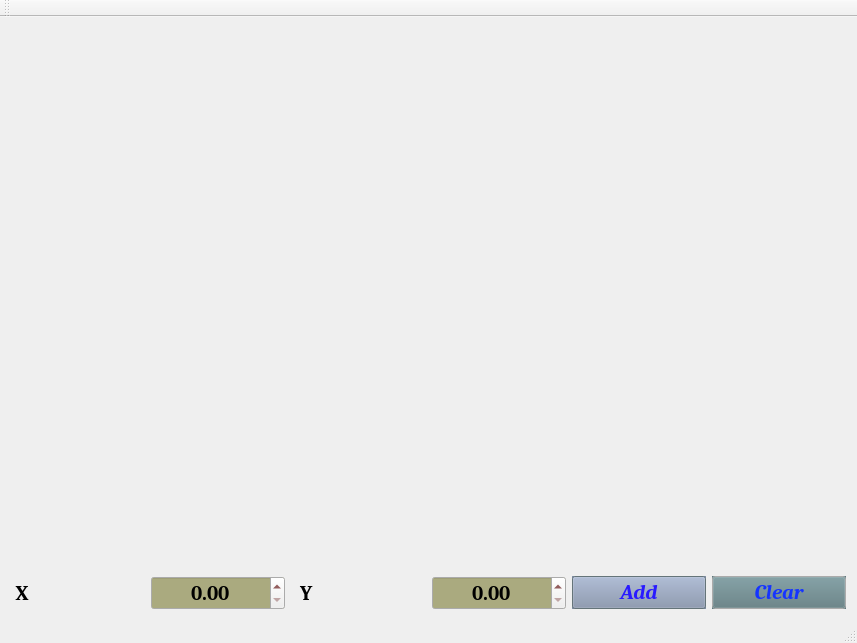
<?xml version="1.0" encoding="UTF-8"?>
<ui version="4.0">
 <class>MainWindow</class>
 <widget class="QMainWindow" name="MainWindow">
  <property name="geometry">
   <rect>
    <x>0</x>
    <y>0</y>
    <width>857</width>
    <height>643</height>
   </rect>
  </property>
  <property name="windowTitle">
   <string>MainWindow</string>
  </property>
  <widget class="QWidget" name="centralWidget">
   <layout class="QGridLayout" name="gridLayout">
    <item row="0" column="0" colspan="3">
     <widget class="QCustomPlot" name="customPlot" native="true">
      <property name="font">
       <font>
        <family>Cambria</family>
        <pointsize>16</pointsize>
        <weight>75</weight>
        <bold>true</bold>
       </font>
      </property>
     </widget>
    </item>
    <item row="1" column="0">
     <layout class="QHBoxLayout" name="horizontalLayout_2">
      <item>
       <widget class="QLabel" name="label">
        <property name="palette">
         <palette>
          <active>
           <colorrole role="WindowText">
            <brush brushstyle="SolidPattern">
             <color alpha="255">
              <red>0</red>
              <green>0</green>
              <blue>0</blue>
             </color>
            </brush>
           </colorrole>
           <colorrole role="Base">
            <brush brushstyle="SolidPattern">
             <color alpha="255">
              <red>255</red>
              <green>255</green>
              <blue>255</blue>
             </color>
            </brush>
           </colorrole>
           <colorrole role="Window">
            <brush brushstyle="SolidPattern">
             <color alpha="255">
              <red>255</red>
              <green>255</green>
              <blue>255</blue>
             </color>
            </brush>
           </colorrole>
          </active>
          <inactive>
           <colorrole role="WindowText">
            <brush brushstyle="SolidPattern">
             <color alpha="255">
              <red>0</red>
              <green>0</green>
              <blue>0</blue>
             </color>
            </brush>
           </colorrole>
           <colorrole role="Base">
            <brush brushstyle="SolidPattern">
             <color alpha="255">
              <red>255</red>
              <green>255</green>
              <blue>255</blue>
             </color>
            </brush>
           </colorrole>
           <colorrole role="Window">
            <brush brushstyle="SolidPattern">
             <color alpha="255">
              <red>255</red>
              <green>255</green>
              <blue>255</blue>
             </color>
            </brush>
           </colorrole>
          </inactive>
          <disabled>
           <colorrole role="WindowText">
            <brush brushstyle="SolidPattern">
             <color alpha="255">
              <red>120</red>
              <green>120</green>
              <blue>120</blue>
             </color>
            </brush>
           </colorrole>
           <colorrole role="Base">
            <brush brushstyle="SolidPattern">
             <color alpha="255">
              <red>255</red>
              <green>255</green>
              <blue>255</blue>
             </color>
            </brush>
           </colorrole>
           <colorrole role="Window">
            <brush brushstyle="SolidPattern">
             <color alpha="255">
              <red>255</red>
              <green>255</green>
              <blue>255</blue>
             </color>
            </brush>
           </colorrole>
          </disabled>
         </palette>
        </property>
        <property name="font">
         <font>
          <family>Cambria</family>
          <pointsize>16</pointsize>
          <weight>75</weight>
          <bold>true</bold>
         </font>
        </property>
        <property name="text">
         <string> X</string>
        </property>
       </widget>
      </item>
      <item>
       <widget class="QDoubleSpinBox" name="bx_x">
        <property name="palette">
         <palette>
          <active>
           <colorrole role="WindowText">
            <brush brushstyle="SolidPattern">
             <color alpha="255">
              <red>85</red>
              <green>0</green>
              <blue>0</blue>
             </color>
            </brush>
           </colorrole>
           <colorrole role="ButtonText">
            <brush brushstyle="SolidPattern">
             <color alpha="255">
              <red>255</red>
              <green>0</green>
              <blue>0</blue>
             </color>
            </brush>
           </colorrole>
           <colorrole role="Base">
            <brush brushstyle="SolidPattern">
             <color alpha="255">
              <red>170</red>
              <green>170</green>
              <blue>127</blue>
             </color>
            </brush>
           </colorrole>
          </active>
          <inactive>
           <colorrole role="WindowText">
            <brush brushstyle="SolidPattern">
             <color alpha="255">
              <red>85</red>
              <green>0</green>
              <blue>0</blue>
             </color>
            </brush>
           </colorrole>
           <colorrole role="ButtonText">
            <brush brushstyle="SolidPattern">
             <color alpha="255">
              <red>255</red>
              <green>0</green>
              <blue>0</blue>
             </color>
            </brush>
           </colorrole>
           <colorrole role="Base">
            <brush brushstyle="SolidPattern">
             <color alpha="255">
              <red>170</red>
              <green>170</green>
              <blue>127</blue>
             </color>
            </brush>
           </colorrole>
          </inactive>
          <disabled>
           <colorrole role="WindowText">
            <brush brushstyle="SolidPattern">
             <color alpha="255">
              <red>120</red>
              <green>120</green>
              <blue>120</blue>
             </color>
            </brush>
           </colorrole>
           <colorrole role="ButtonText">
            <brush brushstyle="SolidPattern">
             <color alpha="255">
              <red>120</red>
              <green>120</green>
              <blue>120</blue>
             </color>
            </brush>
           </colorrole>
           <colorrole role="Base">
            <brush brushstyle="SolidPattern">
             <color alpha="255">
              <red>0</red>
              <green>0</green>
              <blue>127</blue>
             </color>
            </brush>
           </colorrole>
          </disabled>
         </palette>
        </property>
        <property name="font">
         <font>
          <family>Cambria</family>
          <pointsize>16</pointsize>
          <weight>75</weight>
          <bold>true</bold>
         </font>
        </property>
        <property name="frame">
         <bool>true</bool>
        </property>
        <property name="alignment">
         <set>Qt::AlignCenter</set>
        </property>
        <property name="readOnly">
         <bool>false</bool>
        </property>
        <property name="buttonSymbols">
         <enum>QAbstractSpinBox::UpDownArrows</enum>
        </property>
        <property name="specialValueText">
         <string/>
        </property>
       </widget>
      </item>
     </layout>
    </item>
    <item row="1" column="1">
     <layout class="QHBoxLayout" name="horizontalLayout_3">
      <item>
       <widget class="QLabel" name="label_2">
        <property name="palette">
         <palette>
          <active>
           <colorrole role="WindowText">
            <brush brushstyle="SolidPattern">
             <color alpha="255">
              <red>0</red>
              <green>0</green>
              <blue>0</blue>
             </color>
            </brush>
           </colorrole>
           <colorrole role="Base">
            <brush brushstyle="SolidPattern">
             <color alpha="255">
              <red>255</red>
              <green>255</green>
              <blue>255</blue>
             </color>
            </brush>
           </colorrole>
           <colorrole role="Window">
            <brush brushstyle="SolidPattern">
             <color alpha="255">
              <red>255</red>
              <green>255</green>
              <blue>0</blue>
             </color>
            </brush>
           </colorrole>
          </active>
          <inactive>
           <colorrole role="WindowText">
            <brush brushstyle="SolidPattern">
             <color alpha="255">
              <red>0</red>
              <green>0</green>
              <blue>0</blue>
             </color>
            </brush>
           </colorrole>
           <colorrole role="Base">
            <brush brushstyle="SolidPattern">
             <color alpha="255">
              <red>255</red>
              <green>255</green>
              <blue>255</blue>
             </color>
            </brush>
           </colorrole>
           <colorrole role="Window">
            <brush brushstyle="SolidPattern">
             <color alpha="255">
              <red>255</red>
              <green>255</green>
              <blue>0</blue>
             </color>
            </brush>
           </colorrole>
          </inactive>
          <disabled>
           <colorrole role="WindowText">
            <brush brushstyle="SolidPattern">
             <color alpha="255">
              <red>120</red>
              <green>120</green>
              <blue>120</blue>
             </color>
            </brush>
           </colorrole>
           <colorrole role="Base">
            <brush brushstyle="SolidPattern">
             <color alpha="255">
              <red>255</red>
              <green>255</green>
              <blue>0</blue>
             </color>
            </brush>
           </colorrole>
           <colorrole role="Window">
            <brush brushstyle="SolidPattern">
             <color alpha="255">
              <red>255</red>
              <green>255</green>
              <blue>0</blue>
             </color>
            </brush>
           </colorrole>
          </disabled>
         </palette>
        </property>
        <property name="font">
         <font>
          <family>Cambria</family>
          <pointsize>16</pointsize>
          <weight>75</weight>
          <bold>true</bold>
         </font>
        </property>
        <property name="text">
         <string>  Y</string>
        </property>
       </widget>
      </item>
      <item>
       <widget class="QDoubleSpinBox" name="bx_y">
        <property name="palette">
         <palette>
          <active>
           <colorrole role="WindowText">
            <brush brushstyle="SolidPattern">
             <color alpha="255">
              <red>85</red>
              <green>0</green>
              <blue>0</blue>
             </color>
            </brush>
           </colorrole>
           <colorrole role="ButtonText">
            <brush brushstyle="SolidPattern">
             <color alpha="255">
              <red>255</red>
              <green>0</green>
              <blue>0</blue>
             </color>
            </brush>
           </colorrole>
           <colorrole role="Base">
            <brush brushstyle="SolidPattern">
             <color alpha="255">
              <red>170</red>
              <green>170</green>
              <blue>127</blue>
             </color>
            </brush>
           </colorrole>
          </active>
          <inactive>
           <colorrole role="WindowText">
            <brush brushstyle="SolidPattern">
             <color alpha="255">
              <red>85</red>
              <green>0</green>
              <blue>0</blue>
             </color>
            </brush>
           </colorrole>
           <colorrole role="ButtonText">
            <brush brushstyle="SolidPattern">
             <color alpha="255">
              <red>255</red>
              <green>0</green>
              <blue>0</blue>
             </color>
            </brush>
           </colorrole>
           <colorrole role="Base">
            <brush brushstyle="SolidPattern">
             <color alpha="255">
              <red>170</red>
              <green>170</green>
              <blue>127</blue>
             </color>
            </brush>
           </colorrole>
          </inactive>
          <disabled>
           <colorrole role="WindowText">
            <brush brushstyle="SolidPattern">
             <color alpha="255">
              <red>120</red>
              <green>120</green>
              <blue>120</blue>
             </color>
            </brush>
           </colorrole>
           <colorrole role="ButtonText">
            <brush brushstyle="SolidPattern">
             <color alpha="255">
              <red>120</red>
              <green>120</green>
              <blue>120</blue>
             </color>
            </brush>
           </colorrole>
           <colorrole role="Base">
            <brush brushstyle="SolidPattern">
             <color alpha="255">
              <red>0</red>
              <green>0</green>
              <blue>127</blue>
             </color>
            </brush>
           </colorrole>
          </disabled>
         </palette>
        </property>
        <property name="font">
         <font>
          <family>Cambria</family>
          <pointsize>16</pointsize>
          <weight>75</weight>
          <bold>true</bold>
         </font>
        </property>
        <property name="frame">
         <bool>true</bool>
        </property>
        <property name="alignment">
         <set>Qt::AlignCenter</set>
        </property>
        <property name="readOnly">
         <bool>false</bool>
        </property>
        <property name="buttonSymbols">
         <enum>QAbstractSpinBox::UpDownArrows</enum>
        </property>
        <property name="specialValueText">
         <string/>
        </property>
       </widget>
      </item>
     </layout>
    </item>
    <item row="1" column="2">
     <layout class="QHBoxLayout" name="horizontalLayout">
      <item>
       <widget class="QPushButton" name="btn_add">
        <property name="palette">
         <palette>
          <active>
           <colorrole role="WindowText">
            <brush brushstyle="SolidPattern">
             <color alpha="255">
              <red>117</red>
              <green>127</green>
              <blue>32</blue>
             </color>
            </brush>
           </colorrole>
           <colorrole role="Button">
            <brush brushstyle="SolidPattern">
             <color alpha="255">
              <red>129</red>
              <green>143</green>
              <blue>170</blue>
             </color>
            </brush>
           </colorrole>
           <colorrole role="Light">
            <brush brushstyle="SolidPattern">
             <color alpha="255">
              <red>233</red>
              <green>255</green>
              <blue>180</blue>
             </color>
            </brush>
           </colorrole>
           <colorrole role="BrightText">
            <brush brushstyle="SolidPattern">
             <color alpha="255">
              <red>165</red>
              <green>179</green>
              <blue>255</blue>
             </color>
            </brush>
           </colorrole>
           <colorrole role="ButtonText">
            <brush brushstyle="SolidPattern">
             <color alpha="255">
              <red>41</red>
              <green>26</green>
              <blue>255</blue>
             </color>
            </brush>
           </colorrole>
           <colorrole role="Base">
            <brush brushstyle="SolidPattern">
             <color alpha="255">
              <red>255</red>
              <green>255</green>
              <blue>255</blue>
             </color>
            </brush>
           </colorrole>
           <colorrole role="Window">
            <brush brushstyle="SolidPattern">
             <color alpha="255">
              <red>141</red>
              <green>163</green>
              <blue>170</blue>
             </color>
            </brush>
           </colorrole>
          </active>
          <inactive>
           <colorrole role="WindowText">
            <brush brushstyle="SolidPattern">
             <color alpha="255">
              <red>117</red>
              <green>127</green>
              <blue>32</blue>
             </color>
            </brush>
           </colorrole>
           <colorrole role="Button">
            <brush brushstyle="SolidPattern">
             <color alpha="255">
              <red>129</red>
              <green>143</green>
              <blue>170</blue>
             </color>
            </brush>
           </colorrole>
           <colorrole role="Light">
            <brush brushstyle="SolidPattern">
             <color alpha="255">
              <red>233</red>
              <green>255</green>
              <blue>180</blue>
             </color>
            </brush>
           </colorrole>
           <colorrole role="BrightText">
            <brush brushstyle="SolidPattern">
             <color alpha="255">
              <red>165</red>
              <green>179</green>
              <blue>255</blue>
             </color>
            </brush>
           </colorrole>
           <colorrole role="ButtonText">
            <brush brushstyle="SolidPattern">
             <color alpha="255">
              <red>41</red>
              <green>26</green>
              <blue>255</blue>
             </color>
            </brush>
           </colorrole>
           <colorrole role="Base">
            <brush brushstyle="SolidPattern">
             <color alpha="255">
              <red>255</red>
              <green>255</green>
              <blue>255</blue>
             </color>
            </brush>
           </colorrole>
           <colorrole role="Window">
            <brush brushstyle="SolidPattern">
             <color alpha="255">
              <red>141</red>
              <green>163</green>
              <blue>170</blue>
             </color>
            </brush>
           </colorrole>
          </inactive>
          <disabled>
           <colorrole role="WindowText">
            <brush brushstyle="SolidPattern">
             <color alpha="255">
              <red>120</red>
              <green>120</green>
              <blue>120</blue>
             </color>
            </brush>
           </colorrole>
           <colorrole role="Button">
            <brush brushstyle="SolidPattern">
             <color alpha="255">
              <red>129</red>
              <green>143</green>
              <blue>170</blue>
             </color>
            </brush>
           </colorrole>
           <colorrole role="Light">
            <brush brushstyle="SolidPattern">
             <color alpha="255">
              <red>233</red>
              <green>255</green>
              <blue>180</blue>
             </color>
            </brush>
           </colorrole>
           <colorrole role="BrightText">
            <brush brushstyle="SolidPattern">
             <color alpha="255">
              <red>165</red>
              <green>179</green>
              <blue>255</blue>
             </color>
            </brush>
           </colorrole>
           <colorrole role="ButtonText">
            <brush brushstyle="SolidPattern">
             <color alpha="255">
              <red>120</red>
              <green>120</green>
              <blue>120</blue>
             </color>
            </brush>
           </colorrole>
           <colorrole role="Base">
            <brush brushstyle="SolidPattern">
             <color alpha="255">
              <red>141</red>
              <green>163</green>
              <blue>170</blue>
             </color>
            </brush>
           </colorrole>
           <colorrole role="Window">
            <brush brushstyle="SolidPattern">
             <color alpha="255">
              <red>141</red>
              <green>163</green>
              <blue>170</blue>
             </color>
            </brush>
           </colorrole>
          </disabled>
         </palette>
        </property>
        <property name="font">
         <font>
          <family>Cambria</family>
          <pointsize>16</pointsize>
          <weight>75</weight>
          <italic>true</italic>
          <bold>true</bold>
         </font>
        </property>
        <property name="autoFillBackground">
         <bool>true</bool>
        </property>
        <property name="text">
         <string>Add</string>
        </property>
       </widget>
      </item>
      <item>
       <widget class="QPushButton" name="btn_clear">
        <property name="palette">
         <palette>
          <active>
           <colorrole role="WindowText">
            <brush brushstyle="SolidPattern">
             <color alpha="255">
              <red>78</red>
              <green>81</green>
              <blue>255</blue>
             </color>
            </brush>
           </colorrole>
           <colorrole role="Button">
            <brush brushstyle="SolidPattern">
             <color alpha="255">
              <red>93</red>
              <green>122</green>
              <blue>127</blue>
             </color>
            </brush>
           </colorrole>
           <colorrole role="BrightText">
            <brush brushstyle="SolidPattern">
             <color alpha="255">
              <red>48</red>
              <green>103</green>
              <blue>127</blue>
             </color>
            </brush>
           </colorrole>
           <colorrole role="ButtonText">
            <brush brushstyle="SolidPattern">
             <color alpha="255">
              <red>21</red>
              <green>52</green>
              <blue>255</blue>
             </color>
            </brush>
           </colorrole>
          </active>
          <inactive>
           <colorrole role="WindowText">
            <brush brushstyle="SolidPattern">
             <color alpha="255">
              <red>78</red>
              <green>81</green>
              <blue>255</blue>
             </color>
            </brush>
           </colorrole>
           <colorrole role="Button">
            <brush brushstyle="SolidPattern">
             <color alpha="255">
              <red>93</red>
              <green>122</green>
              <blue>127</blue>
             </color>
            </brush>
           </colorrole>
           <colorrole role="BrightText">
            <brush brushstyle="SolidPattern">
             <color alpha="255">
              <red>48</red>
              <green>103</green>
              <blue>127</blue>
             </color>
            </brush>
           </colorrole>
           <colorrole role="ButtonText">
            <brush brushstyle="SolidPattern">
             <color alpha="255">
              <red>21</red>
              <green>52</green>
              <blue>255</blue>
             </color>
            </brush>
           </colorrole>
          </inactive>
          <disabled>
           <colorrole role="WindowText">
            <brush brushstyle="SolidPattern">
             <color alpha="255">
              <red>120</red>
              <green>120</green>
              <blue>120</blue>
             </color>
            </brush>
           </colorrole>
           <colorrole role="Button">
            <brush brushstyle="SolidPattern">
             <color alpha="255">
              <red>93</red>
              <green>122</green>
              <blue>127</blue>
             </color>
            </brush>
           </colorrole>
           <colorrole role="BrightText">
            <brush brushstyle="SolidPattern">
             <color alpha="255">
              <red>48</red>
              <green>103</green>
              <blue>127</blue>
             </color>
            </brush>
           </colorrole>
           <colorrole role="ButtonText">
            <brush brushstyle="SolidPattern">
             <color alpha="255">
              <red>120</red>
              <green>120</green>
              <blue>120</blue>
             </color>
            </brush>
           </colorrole>
          </disabled>
         </palette>
        </property>
        <property name="font">
         <font>
          <family>Cambria</family>
          <pointsize>16</pointsize>
          <weight>75</weight>
          <italic>true</italic>
          <bold>true</bold>
         </font>
        </property>
        <property name="layoutDirection">
         <enum>Qt::RightToLeft</enum>
        </property>
        <property name="autoFillBackground">
         <bool>true</bool>
        </property>
        <property name="text">
         <string>Clear</string>
        </property>
       </widget>
      </item>
     </layout>
    </item>
   </layout>
  </widget>
  <widget class="QMenuBar" name="menuBar">
   <property name="geometry">
    <rect>
     <x>0</x>
     <y>0</y>
     <width>857</width>
     <height>21</height>
    </rect>
   </property>
  </widget>
  <widget class="QToolBar" name="mainToolBar">
   <attribute name="toolBarArea">
    <enum>TopToolBarArea</enum>
   </attribute>
   <attribute name="toolBarBreak">
    <bool>false</bool>
   </attribute>
  </widget>
  <widget class="QStatusBar" name="statusBar"/>
 </widget>
 <layoutdefault spacing="6" margin="11"/>
 <customwidgets>
  <customwidget>
   <class>QCustomPlot</class>
   <extends>QWidget</extends>
   <header location="global">qcustomplot.h</header>
   <container>1</container>
  </customwidget>
 </customwidgets>
 <resources/>
 <connections/>
</ui>
